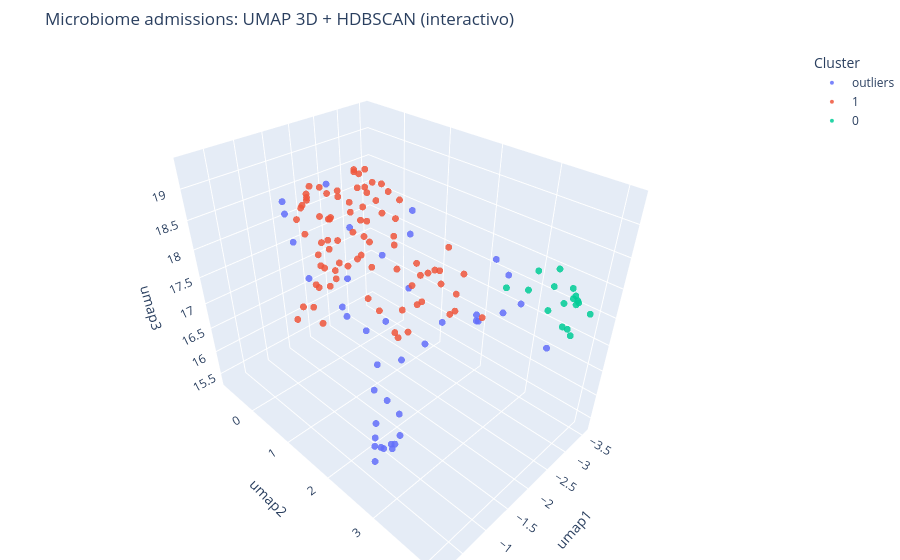

Source (notebook cell):
### Code cell
# --- UMAP 3D + HDBSCAN + Plotly 3D interactivo (un solo bloque) ---
# Reqs (poetry): poetry add umap-learn hdbscan plotly scipy scikit-learn pandas numpy

import numpy as np
import pandas as pd

from scipy.spatial.distance import pdist, squareform
import umap.umap_ as umap
import hdbscan

import plotly.express as px

# =========================
# 0) Tu df ya debe existir con columnas:
#    admission_id, otu_code, relative_abundance
# =========================

# 1) Limpieza
df = df.copy()
df["admission_id"] = df["admission_id"].astype(str).str.strip()
df["otu_code"] = df["otu_code"].astype(str).str.strip().str.lower()
df["relative_abundance"] = pd.to_numeric(df["relative_abundance"], errors="coerce")
df = df.dropna(subset=["admission_id", "otu_code", "relative_abundance"])
df = df[df["relative_abundance"] > 0].copy()

# 2) Colapsar duplicados (admission_id, otu_code) por seguridad
df = df.groupby(["admission_id", "otu_code"], as_index=False)["relative_abundance"].sum()

# 3) Matriz admissions x OTUs (sparse con ceros)
X = df.pivot_table(
    index="admission_id",
    columns="otu_code",
    values="relative_abundance",
    fill_value=0.0,
    aggfunc="sum",
)

# 4) Abundancia relativa por admission (cada fila suma 1)
row_sums = X.sum(axis=1).replace(0, np.nan)
X_rel = X.div(row_sums, axis=0).fillna(0.0)

# 5) Distancia Bray-Curtis (estándar microbiome)
dist = squareform(pdist(X_rel.to_numpy(), metric="braycurtis"))

# 6) UMAP 3D con distancia precomputada
reducer = umap.UMAP(
    n_neighbors=15,
    min_dist=0.1,
    n_components=3,
    metric="precomputed",
    random_state=42,
)
emb = reducer.fit_transform(dist)

# 7) Clustering HDBSCAN (sobre el embedding 3D)
clusterer = hdbscan.HDBSCAN(
    min_cluster_size=15,
    min_samples=5,
)
labels = clusterer.fit_predict(emb)

emb_df = pd.DataFrame(emb, columns=["umap1", "umap2", "umap3"], index=X_rel.index).reset_index()
emb_df = emb_df.rename(columns={"index": "admission_id"})
emb_df["cluster"] = labels.astype(int)

print("N admissions:", emb_df.shape[0])
print("Clusters (sin outliers):", len(set(labels)) - (1 if -1 in labels else 0))
print("Outliers (-1):", int((labels == -1).sum()))
print("\nTamaño por cluster:\n", emb_df["cluster"].value_counts().sort_index())

# 8) Plotly 3D interactivo (colores categóricos + outliers aparte)
emb_df["cluster_str"] = emb_df["cluster"].astype(str)
emb_df.loc[emb_df["cluster"] == -1, "cluster_str"] = "outliers"

fig = px.scatter_3d(
    emb_df,
    x="umap1", y="umap2", z="umap3",
    color="cluster_str",
    hover_data=["admission_id", "cluster"],
    opacity=0.85,
    title="Microbiome admissions: UMAP 3D + HDBSCAN (interactivo)",
)

fig.update_traces(marker=dict(size=4))
fig.update_layout(legend_title_text="Cluster", margin=dict(l=0, r=0, b=0, t=50))
fig.show()

# (Opcional) guardar a HTML para compartir
# fig.write_html("umap3d_hdbscan_clusters.html", include_plotlyjs="cdn")

### Figure 1 — Plotly figure (JSON) as saved in the notebook; plotly's stock layout.template omitted (floating-point values rounded to 4 significant figures; data arrays with more than 128 entries replaced by an {"elided": "..."} marker saying what was removed)
{"data": [{"customdata": [["100_2021-03-06", -1], ["104_2021-03-19", -1], ["107_2021-03-27", -1], ["129_2021-04-23", -1], ["17_2020-02-20", -1], ["190_2021-07-01", -1], ["195_2021-07-13", -1], ["210_2021-10-19", -1], ["212_2021-10-24", -1], ["214_2021-11-12", -1], ["218_2021-11-28", -1], ["219_2021-11-29", -1], ["223_2021-12-12", -1], ["224_2021-12-14", -1], ["225_2021-12-14", -1], ["227_2021-12-16", -1], ["249_2022-01-30", -1], ["252_2022-02-07", -1], ["253_2022-02-17", -1], ["254_2022-02-23", -1], ["255_2022-02-27", -1], ["256_2022-03-08", -1], ["257_2022-03-10", -1], ["280_2022-04-07", -1], ["281_2022-04-19", -1], ["284_2022-04-24", -1], ["296_2022-06-06", -1], ["37_2020-04-28", -1], ["40_2020-05-11", -1], ["41_2020-05-13", -1], ["70_2020-09-26", -1], ["72_2020-10-15", -1], ["75_2020-10-26", -1], ["88_2021-02-03", -1], ["89_2021-02-03", -1], ["94_2021-02-22", -1], ["95_2021-02-23", -1], ["96_2021-02-28", -1], ["97_2021-02-27", -1], ["99_2021-03-01", -1]], "hovertemplate": "cluster_str=outliers<br>umap1=%{x}<br>umap2=%{y}<br>umap3=%{z}<br>admission_id=%{customdata[0]}<br>cluster=%{customdata[1]}<extra></extra>", "legendgroup": "outliers", "marker": {"color": "#636efa", "opacity": 0.85, "size": 4, "symbol": "circle"}, "mode": "markers", "name": "outliers", "scene": "scene", "showlegend": true, "type": "scatter3d", "x": [-0.8587, -1.049, -2.059, -1.399, -1.706, -2.527, -2.449, -2.517, -2.703, -3.13, -1.002, -0.7667, -1.073, -1.184, -1.003, -1.466, -2.607, -0.9498, -0.8398, -1.332, -0.8699, -0.7337, -0.6801, -2.321, -1.341, -0.6553, -1.48, -2.06, -0.8671, -1.603, -1.401, -2.062, -2.538, -1.407, -1.34, -1.466, -0.8185, -1.034, -0.8665, -0.9347], "y": [2.168, 2.246, 1.71, 1.821, 2.03, 3.864, 3.152, 2.659, 2.561, 2.727, 2.29, 2.16, 0.2306, -0.07839, 0.1707, 2.585, 2.837, 2.427, 2.564, 1.743, 2.344, 2.432, 2.348, 1.495, 2.252, 2.422, 1.073, 2.985, 2.681, 2.762, 0.9937, 0.2546, 3.365, 0.7, 0.1655, 0.8123, 2.198, 1.983, 2.592, 2.629], "z": [15.6, 16.31, 18.5, 18.48, 17.9, 17.39, 17.66, 17.23, 17.07, 17.79, 17.82, 17.72, 18.18, 18.49, 18.84, 17.34, 18.33, 15.59, 15.69, 16.53, 15.49, 15.7, 15.36, 18.71, 16.93, 16.25, 18.59, 17.74, 16.47, 17.74, 17.03, 17.09, 17.88, 19.15, 17.38, 17.08, 15.47, 16.36, 15.79, 15.95]}, {"customdata": {"elided": "83x2 mixed values"}, "hovertemplate": "cluster_str=1<br>umap1=%{x}<br>umap2=%{y}<br>umap3=%{z}<br>admission_id=%{customdata[0]}<br>cluster=%{customdata[1]}<extra></extra>", "legendgroup": "1", "marker": {"color": "#EF553B", "opacity": 0.85, "size": 4, "symbol": "circle"}, "mode": "markers", "name": "1", "scene": "scene", "showlegend": true, "type": "scatter3d", "x": [-1.945, -1.776, -2.037, -1.744, -1.481, -1.374, -1.382, -1.825, -2.134, -2.421, -0.915, -1.352, -2.357, -0.363, -2.586, -1.881, -1.926, -1.551, -1.012, -2.118, -1.122, -1.703, -1.136, -1.074, -2.392, -2.377, -2.089, -2.369, -1.735, -2.077, -1.823, -1.357, -1.84, -1.863, -2.394, -0.7373, -0.7602, -1.988, -1.694, -2.316, -2.331, -1.878, -2.473, -1.461, -0.7714, -0.856, -2.157, -2.352, -0.3789, -1.706, -2.124, -1.649, -1.724, -0.7676, -1.939, -0.2094, -0.9646, -1.739, -0.4719, -1.813, -0.5345, -2.123, -1.964, -1.469, -2.408, -1.752, -1.468, -0.1421, -1.958, -0.7471, -0.664, -2.048, -1.052, -1.637, -2.125, -1.94, -2.074, -2.24, -1.621, -1.444, -1.191, -1.952, -1.785], "y": [1.67, 1.336, 2.089, 2.556, 2.813, 2.793, 2.546, -0.3727, 0.4548, 0.2384, 2.113, 1.604, 2.374, 1.749, 2.71, 1.451, 0.113, 2.849, 1.282, -0.4597, 1.013, 2.805, 2.703, 2.429, -0.2869, 0.6628, 0.7617, 0.5972, 2.968, 1.671, 1.701, 1.415, 1.612, 0.8595, -0.2816, 1.492, 1.343, 0.7315, -0.1974, 1.238, 0.4806, -0.4424, 0.6925, 1.114, 1.27, 1.374, 0.5987, 1.077, 1.743, -0.5381, 0.6443, 0.9408, 0.9321, 2.046, 0.4326, 1.581, 1.717, 0.3241, 1.54, 0.3736, 1.349, -0.6829, -0.7566, 1.434, 2.328, 0.05385, 2.009, 1.518, -0.7024, 1.571, 1.805, 0.8902, 2.406, 1.239, 1.811, 1.258, -0.1637, -0.5616, 0.4168, 0.3275, 0.3842, 1.861, 2.215], "z": [17.21, 17.12, 18.03, 18.41, 18.44, 18.68, 18.49, 18.51, 19.04, 18.86, 18.99, 19.34, 17.65, 18.41, 17.28, 19.13, 17.25, 18.96, 18.03, 17.98, 18.5, 17.84, 18.85, 18.67, 18.41, 18.56, 18.35, 18.85, 18.54, 16.71, 16.76, 19.35, 16.8, 17.89, 18.31, 18.14, 18.74, 18.39, 18.51, 18.79, 19.03, 18.41, 18.82, 19.0, 18.35, 18.61, 18.51, 18.11, 17.83, 18.04, 18.02, 18.4, 19.34, 18.79, 17.47, 18.1, 19.24, 18.38, 18.3, 17.56, 17.82, 18.45, 18.08, 19.33, 17.29, 17.35, 19.07, 17.9, 18.15, 19.17, 18.99, 17.6, 19.01, 17.37, 17.3, 18.72, 18.51, 18.43, 18.43, 17.84, 18.33, 17.75, 17.72]}, {"customdata": [["11_2020-02-05", 0], ["170_2021-05-19", 0], ["174_2021-05-25", 0], ["175_2021-06-07", 0], ["191_2021-07-03", 0], ["193_2021-07-07", 0], ["196_2021-07-14", 0], ["197_2021-07-20", 0], ["198_2021-07-28", 0], ["199_2021-08-01", 0], ["200_2021-08-02", 0], ["201_2021-08-08", 0], ["202_2021-08-10", 0], ["205_2021-09-22", 0], ["207_2021-10-02", 0], ["208_2021-10-13", 0], ["76_2020-11-01", 0]], "hovertemplate": "cluster_str=0<br>umap1=%{x}<br>umap2=%{y}<br>umap3=%{z}<br>admission_id=%{customdata[0]}<br>cluster=%{customdata[1]}<extra></extra>", "legendgroup": "0", "marker": {"color": "#00cc96", "opacity": 0.85, "size": 4, "symbol": "circle"}, "mode": "markers", "name": "0", "scene": "scene", "showlegend": true, "type": "scatter3d", "x": [-2.771, -3.379, -2.967, -2.93, -3.091, -3.245, -3.568, -3.438, -3.402, -3.069, -3.06, -3.141, -3.257, -3.241, -3.142, -2.895, -3.11], "y": [2.948, 3.403, 3.92, 3.911, 3.518, 3.727, 3.662, 3.737, 3.551, 3.762, 3.848, 3.21, 3.842, 3.402, 4.094, 3.99, 3.108], "z": [17.84, 18.09, 18.07, 18.04, 17.98, 17.97, 17.5, 17.67, 17.55, 17.41, 17.42, 18.07, 17.78, 17.43, 17.77, 17.48, 17.71]}], "layout": {"legend": {"title": {"text": "Cluster"}, "tracegroupgap": 0}, "margin": {"b": 0, "l": 0, "r": 0, "t": 50}, "scene": {"domain": {"x": [0, 1], "y": [0, 1]}, "xaxis": {"title": {"text": "umap1"}}, "yaxis": {"title": {"text": "umap2"}}, "zaxis": {"title": {"text": "umap3"}}}, "title": {"text": "Microbiome admissions: UMAP 3D + HDBSCAN (interactivo)"}}}
